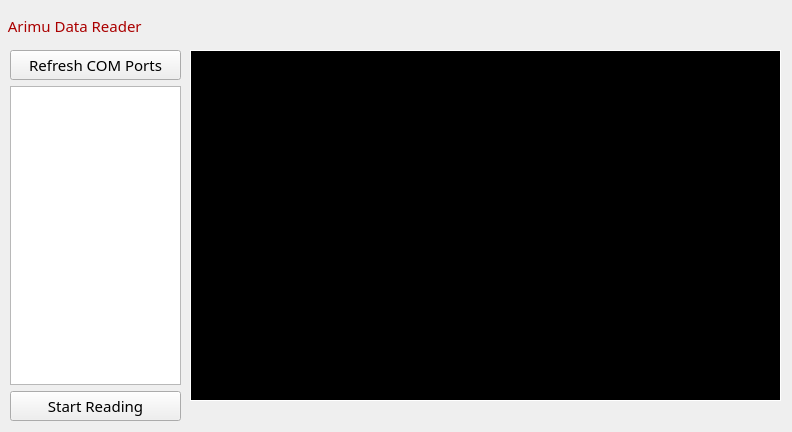
<?xml version="1.0" encoding="UTF-8"?>
<ui version="4.0">
 <class>ArimuDataReader</class>
 <widget class="QMainWindow" name="ArimuDataReader">
  <property name="geometry">
   <rect>
    <x>0</x>
    <y>0</y>
    <width>792</width>
    <height>432</height>
   </rect>
  </property>
  <property name="maximumSize">
   <size>
    <width>792</width>
    <height>598</height>
   </size>
  </property>
  <property name="font">
   <font>
    <family>Bahnschrift Light</family>
    <pointsize>11</pointsize>
   </font>
  </property>
  <property name="windowTitle">
   <string>Arimu Data Reader</string>
  </property>
  <widget class="QWidget" name="centralwidget">
   <widget class="QLabel" name="lbl_title">
    <property name="geometry">
     <rect>
      <x>0</x>
      <y>0</y>
      <width>281</width>
      <height>51</height>
     </rect>
    </property>
    <property name="styleSheet">
     <string notr="true">font: 25 20pt &quot;Bahnschrift Light&quot; ;
color: rgb(170, 0, 0);

</string>
    </property>
    <property name="text">
     <string>  Arimu Data Reader</string>
    </property>
    <property name="alignment">
     <set>Qt::AlignJustify|Qt::AlignVCenter</set>
    </property>
   </widget>
   <widget class="QLabel" name="lbl_datetime">
    <property name="geometry">
     <rect>
      <x>360</x>
      <y>9</y>
      <width>421</width>
      <height>31</height>
     </rect>
    </property>
    <property name="font">
     <font>
      <family>Anonymous Pro</family>
      <pointsize>12</pointsize>
     </font>
    </property>
    <property name="text">
     <string/>
    </property>
    <property name="alignment">
     <set>Qt::AlignRight|Qt::AlignTrailing|Qt::AlignVCenter</set>
    </property>
   </widget>
   <widget class="QLabel" name="lbl_console">
    <property name="geometry">
     <rect>
      <x>190</x>
      <y>50</y>
      <width>591</width>
      <height>351</height>
     </rect>
    </property>
    <property name="font">
     <font>
      <family>Anonymous Pro</family>
      <pointsize>10</pointsize>
     </font>
    </property>
    <property name="styleSheet">
     <string notr="true">color: rgb(255, 255, 255);
background-color: rgb(0, 0, 0);</string>
    </property>
    <property name="frameShape">
     <enum>QFrame::Box</enum>
    </property>
    <property name="text">
     <string/>
    </property>
    <property name="alignment">
     <set>Qt::AlignLeading|Qt::AlignLeft|Qt::AlignTop</set>
    </property>
    <property name="margin">
     <number>10</number>
    </property>
   </widget>
   <widget class="QWidget" name="layoutWidget">
    <property name="geometry">
     <rect>
      <x>10</x>
      <y>50</y>
      <width>171</width>
      <height>371</height>
     </rect>
    </property>
    <layout class="QVBoxLayout" name="verticalLayout">
     <item>
      <widget class="QPushButton" name="btn_refresh_comports">
       <property name="text">
        <string>Refresh COM Ports</string>
       </property>
      </widget>
     </item>
     <item>
      <widget class="QListWidget" name="list_comports">
       <property name="selectionMode">
        <enum>QAbstractItemView::MultiSelection</enum>
       </property>
      </widget>
     </item>
     <item>
      <widget class="QPushButton" name="btn_start_data_reading">
       <property name="text">
        <string>Start Reading</string>
       </property>
      </widget>
     </item>
    </layout>
   </widget>
   <widget class="QLabel" name="lbl_status">
    <property name="geometry">
     <rect>
      <x>190</x>
      <y>402</y>
      <width>591</width>
      <height>20</height>
     </rect>
    </property>
    <property name="font">
     <font>
      <pointsize>9</pointsize>
     </font>
    </property>
    <property name="text">
     <string/>
    </property>
   </widget>
  </widget>
 </widget>
 <resources/>
 <connections/>
</ui>
